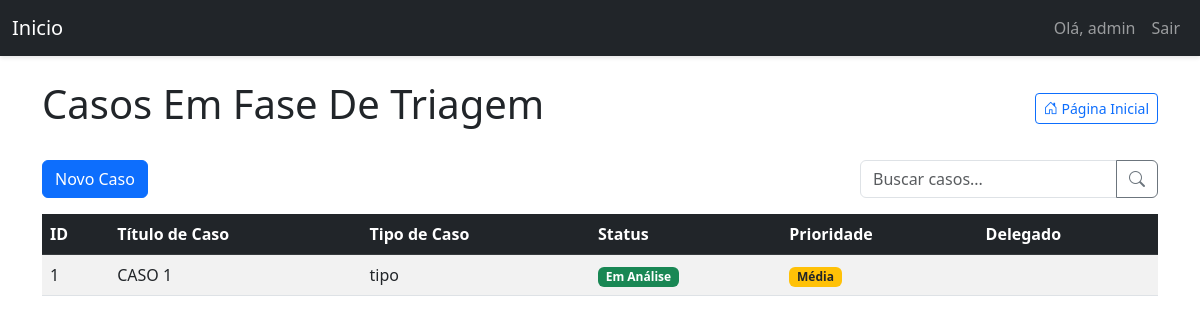
/dashboard/ (signed in), run on the app's committed database.
### models.py (models this page shows, shortened)
class User(UserMixin, db.Model):
    id = db.Column(db.Integer, primary_key=True)
    username = db.Column(db.String(64), index=True, unique=True)
    email = db.Column(db.String(120), index=True, unique=True)
    password_hash = db.Column(db.String(128))
    is_admin = db.Column(db.Boolean, default=False)
    tickets = db.relationship('Ticket', backref='author', lazy='dynamic', cascade="all, delete-orphan")
    comments = db.relationship('Comment', backref='author', lazy='dynamic', cascade="all, delete-orphan")
    attachments = db.relationship('Attachment', backref='author', lazy='dynamic')
    appointments = db.relationship('Appointment', backref='user', lazy='dynamic', cascade="all, delete-orphan")

class Ticket(db.Model):
    id = db.Column(db.Integer, primary_key=True)
    title = db.Column(db.String(140))
    description = db.Column(db.Text)
    case_number = db.Column(db.String(50))
    status = db.Column(db.String(20), default='Em Análise')
    priority = db.Column(db.String(20), default='Média')
    created_at = db.Column(db.DateTime, index=True, default=datetime.utcnow)
    updated_at = db.Column(db.DateTime, index=True, default=datetime.utcnow)
    user_id = db.Column(db.Integer, db.ForeignKey('user.id'))
    delegado = db.Column(db.String(100))
    comments = db.relationship('Comment', backref='ticket', lazy='dynamic', cascade="all, delete-orphan")
    attachments = db.relationship('Attachment', backref='ticket', lazy='dynamic', cascade="all, delete-orphan")
    todos = db.relationship('TodoItem', backref='ticket', lazy='dynamic', cascade="all, delete-orphan")

### triagem/routes/dashboard.py (the view)
@dashboard_bp.route('/')
@login_required
def dashboard():
    search = request.args.get('search', '')
    status_order = {
        'Em Análise': 1,
        'Em Espera': 2,
        'Arquivado': 3
    }
    priority_order = {
        'Alta': 1,
        'Média': 2,
        'Baixa': 3
    }
    query = Ticket.query.order_by(
        db.case(
            status_order,
            value=Ticket.status
        ),
        db.case(
            priority_order,
            value=Ticket.priority
        ),
        Ticket.updated_at.desc()
    )
    if search:
        query = query.filter(
            (Ticket.title.ilike(f'%{search}%')) |
            (Ticket.case_number.ilike(f'%{search}%')) |
            (Ticket.description.ilike(f'%{search}%'))
        )
    tickets = query.all()
    return render_template('dashboard.html', tickets=tickets)

### triagem/templates/dashboard.html (shortened to what this page needs)
{% extends "base.html" %}
{% block content %}
<div class="d-flex justify-content-between align-items-center mb-4 flex-wrap">
    <h1>Casos Em Fase De Triagem</h1>
    <a href="{{ url_for('main.index') }}" class="btn btn-outline-primary btn-sm">
        <i class="bi bi-house-door"></i> Página Inicial
    </a>
</div>
<div class="d-flex justify-content-between mb-3 flex-wrap">
    <a href="{{ url_for('ticket.create_ticket') }}" class="btn btn-primary">Novo Caso</a>
    <form method="GET" action="{{ url_for('dashboard.dashboard') }}" class="d-flex ms-md-auto mt-2 mt-md-0">
        <div class="input-group">
            <input type="text" name="search" class="form-control" placeholder="Buscar casos..." value="{{ request.args.get('search', '') }}">
            <button class="btn btn-outline-secondary" type="submit">
                <i class="bi bi-search"></i>
            </button>
        </div>
    </form>
</div>
<div class="table-responsive">
    <table class="table table-striped table-hover">
        <thead class="table-dark">
            <tr>
                <th>ID</th>
                <th>Título de Caso</th>
                <th>Tipo de Caso</th>
                <th>Status</th>
                <th>Prioridade</th>
                <th>Delegado</th>
            </tr>
        </thead>
        <tbody>
            {% for ticket in tickets %}
            <tr class="clickable-row" data-href="{{ url_for('ticket.view_ticket', ticket_id=ticket.id) }}">
                <td>{{ ticket.id }}</td>
                <td>{{ ticket.title }}</td>
                <td>{{ ticket.case_number }}</td>
                <td>
                    <span class="badge
                        {% if ticket.status == 'Em Análise' %}bg-success
                        {% elif ticket.status == 'Em Espera' %}bg-warning text-dark
                        {% elif ticket.status == 'Arquivado' %}bg-secondary
                        {% else %}bg-info{% endif %}">
                        {{ ticket.status }}
                    </span>
                </td>
                <td>
                    <span class="badge
                        {% if ticket.priority == 'Alta' %}bg-danger
                        {% elif ticket.priority == 'Média' %}bg-warning text-dark
                        {% elif ticket.priority == 'Baixa' %}bg-info
                        {% else %}bg-secondary{% endif %}">
                        {{ ticket.priority }}
                    </span>
                </td>
                <td>{{ ticket.delegado }}</td>
            </tr>
            {% endfor %}
        </tbody>
    </table>
</div>
{% endblock %}

### triagem/templates/base.html (shortened to what this page needs)
<!DOCTYPE html>
<html lang="pt-BR">
<head>
    {% block styles %}
        <link rel="stylesheet" href="https://cdn.jsdelivr.net/npm/bootstrap-icons@1.8.0/font/bootstrap-icons.css">
        <link rel="stylesheet" href="{{ url_for('static', filename='css/triagem.css') }}">
        <link href="https://cdn.jsdelivr.net/npm/bootstrap@5.3.0/dist/css/bootstrap.min.css" rel="stylesheet">
    {% endblock %}
</head>
<body>
    <nav class="navbar navbar-expand-lg navbar-dark bg-dark">
        <div class="container-fluid">
            <a class="navbar-brand" href="{{ url_for('main.index') }}">Inicio</a>
            <div class="collapse navbar-collapse" id="navbarNav">
                <ul class="navbar-nav ms-auto">
                    {% if current_user.is_authenticated %}
                    <li class="nav-item">
                        <span class="nav-link">Olá, {{ current_user.username }}</span>
                    </li>
                    <li class="nav-item">
                        <a class="nav-link" href="{{ url_for('auth.logout') }}">Sair</a>
                    </li>
                    {% else %}
                    <li class="nav-item">
                        <a class="nav-link" href="{{ url_for('auth.login') }}">Login</a>
                    </li>
                    {% endif %}
                </ul>
            </div>
        </div>
    </nav>
    <div class="container mt-4">
        {% block content %}{% endblock %}
    </div>
</body>
</html>

### static/css/triagem.css (style rules this page uses)
body { background-color: #f8f9fa; padding-bottom: 50px; font-family: 'Open Sans', sans-serif; }
.navbar { box-shadow: 0 2px 4px rgba(0,0,0,.1); }
.table th { background-color: #f8f9fa; }
.badge { font-weight: 500; }
::placeholder { color: #6c757d; opacity: 1; }
.clickable-row { cursor: pointer; }

### data on the page
User: username "admin"
Ticket: id "1", title "CASO 1", case_number "tipo", status "Em Análise", priority "Média"
